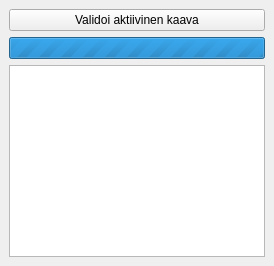
<ui version="4.0">
 <class>ValidationDock</class>
 <widget class="QDockWidget" name="ValidationDock">
  <property name="windowTitle">
   <string>Validaation tulokset</string>
  </property>
  <widget class="QWidget" name="dockWidgetContents">
   <layout class="QVBoxLayout" name="verticalLayout">
    <item>
     <layout class="QHBoxLayout" name="buttonLayout">
      <item>
       <widget class="QPushButton" name="validate_button">
        <property name="text">
         <string>Validoi aktiivinen kaava</string>
        </property>
       </widget>
      </item>
     </layout>
    </item>
    <item>
     <widget class="QProgressBar" name="progress_bar">
      <property name="minimum">
       <number>0</number>
      </property>
      <property name="maximum">
       <number>0</number>
      </property>
      <property name="visible">
       <bool>false</bool>
      </property>
     </widget>
    </item>
    <item>
     <widget class="QListView" name="error_list_view"/>
    </item>
   </layout>
  </widget>
 </widget>
 <resources/>
 <connections/>
</ui>
